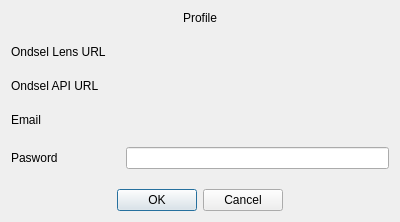
<?xml version="1.0" encoding="UTF-8"?>
<!--
SPDX-FileCopyrightText: 2025 Pieter Hijma <info@pieterhijma.net>

SPDX-License-Identifier: LGPL-2.0-or-later
-->
<ui version="4.0">
 <class>LoginWidget</class>
 <widget class="QWidget" name="LoginWidget">
  <property name="geometry">
   <rect>
    <x>0</x>
    <y>0</y>
    <width>400</width>
    <height>180</height>
   </rect>
  </property>
  <property name="windowTitle">
   <string>Login</string>
  </property>
  <layout class="QVBoxLayout" name="verticalLayout">
   <property name="spacing">
    <number>20</number>
   </property>
   <item>
    <widget class="QLabel" name="profile_label">
     <property name="text">
      <string>Profile</string>
     </property>
     <property name="alignment">
      <set>Qt::AlignCenter</set>
     </property>
    </widget>
   </item>
   <item>
    <layout class="QFormLayout" name="formLayout">
     <item row="0" column="0">
      <widget class="QLabel" name="lens_url_label">
       <property name="toolTip">
        <string>The URL of the Ondsel Lens server (defaults to localhost).</string>
       </property>
       <property name="text">
        <string>Ondsel Lens URL</string>
       </property>
      </widget>
     </item>
     <item row="1" column="0">
      <widget class="QLabel" name="lens_api_label">
       <property name="toolTip">
        <string>The URL of the Ondsel Lens server API (defaults to localhost)</string>
       </property>
       <property name="text">
        <string>Ondsel API URL</string>
       </property>
      </widget>
     </item>
     <item row="2" column="0">
      <widget class="QLabel" name="email_label">
       <property name="toolTip">
        <string>The email address to log into this Ondsel Lens instance.</string>
       </property>
       <property name="text">
        <string>Email</string>
       </property>
      </widget>
     </item>
     <item row="3" column="0">
      <widget class="QLabel" name="password_label">
       <property name="toolTip">
        <string>The password for this Ondsel Lens instance.</string>
       </property>
       <property name="text">
        <string>Pasword</string>
       </property>
      </widget>
     </item>
     <item row="3" column="1">
      <widget class="QLineEdit" name="password_input">
       <property name="echoMode">
        <enum>QLineEdit::Password</enum>
       </property>
      </widget>
     </item>
     <item row="0" column="1">
      <widget class="QLabel" name="lens_url_value">
       <property name="text">
        <string/>
       </property>
      </widget>
     </item>
     <item row="1" column="1">
      <widget class="QLabel" name="api_url_value">
       <property name="text">
        <string/>
       </property>
      </widget>
     </item>
     <item row="2" column="1">
      <widget class="QLabel" name="email_value">
       <property name="text">
        <string/>
       </property>
      </widget>
     </item>
    </layout>
   </item>
   <item>
    <widget class="QDialogButtonBox" name="buttonBox">
     <property name="orientation">
      <enum>Qt::Horizontal</enum>
     </property>
     <property name="standardButtons">
      <set>QDialogButtonBox::Cancel|QDialogButtonBox::Ok</set>
     </property>
     <property name="centerButtons">
      <bool>true</bool>
     </property>
    </widget>
   </item>
  </layout>
 </widget>
 <resources/>
 <connections/>
</ui>
